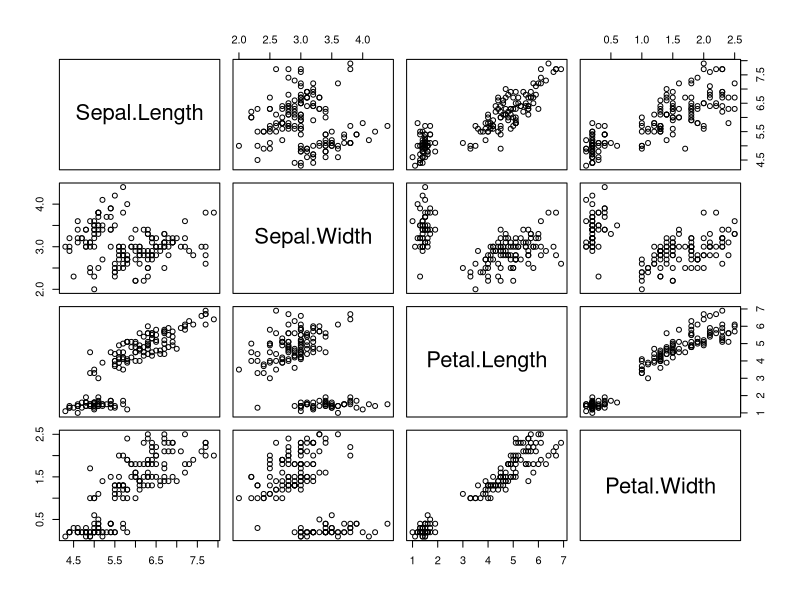

R code for this plot:
## ---- chunk 1
head(iris)
## ---- chunk 2
plot(iris[, -5])
